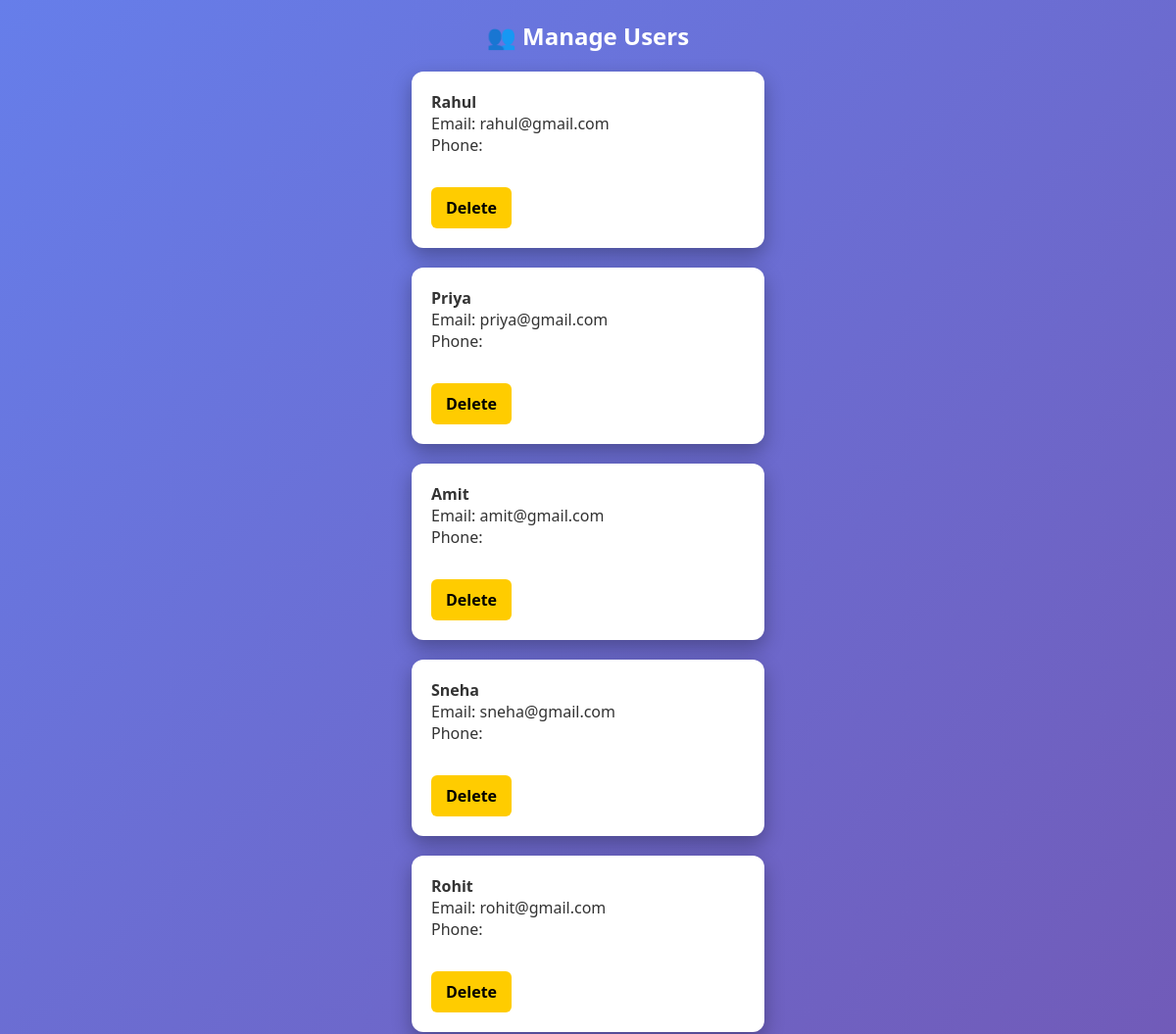
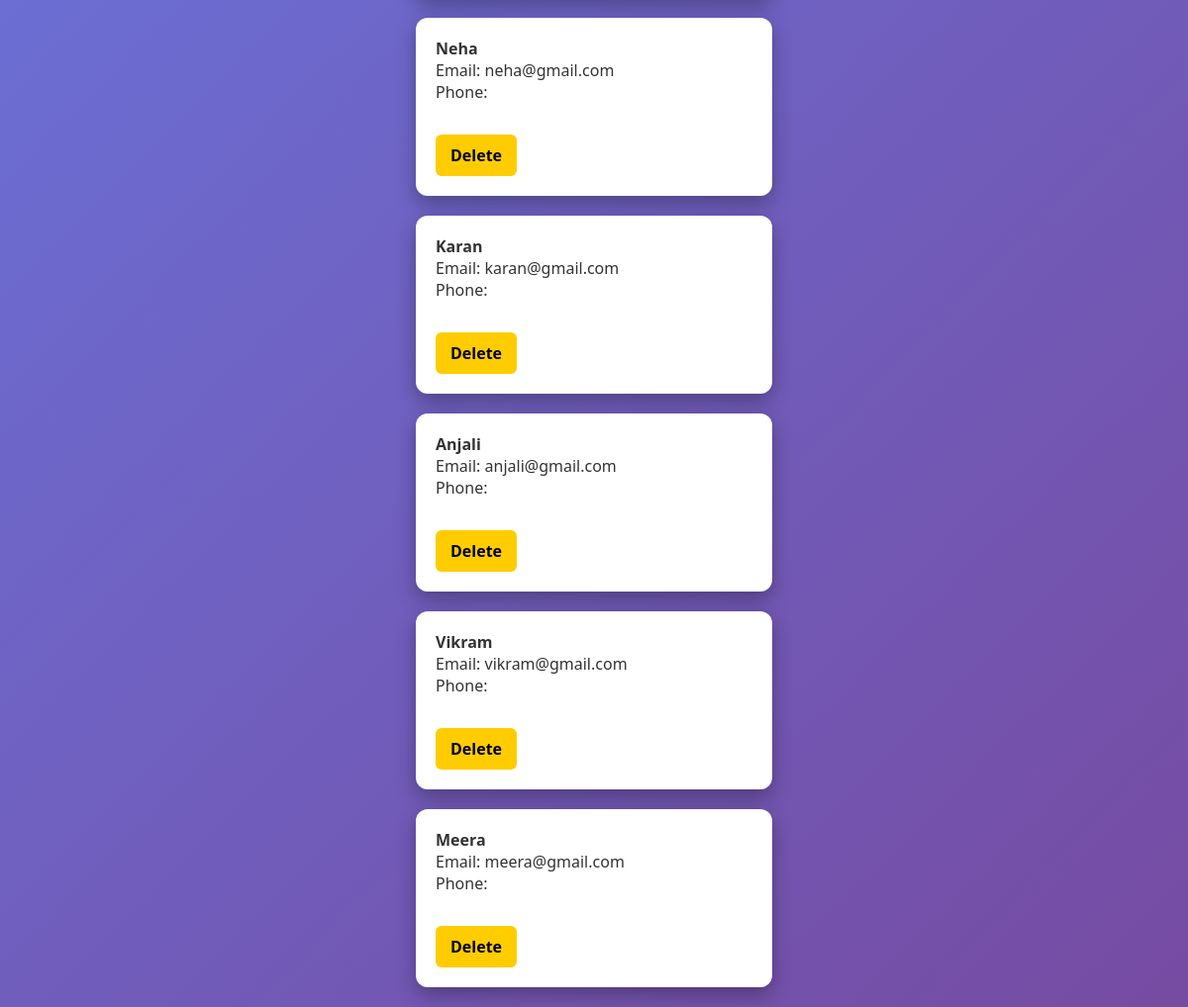
The page /admin/manage_users.php (signed in) on the database its author committed (2 pictures, top to bottom).
### tables this page shows
CREATE TABLE USER(
User_ID INT PRIMARY KEY AUTO_INCREMENT,
Name VARCHAR(100),
Email VARCHAR(100) UNIQUE,
Password VARCHAR(100),
Street VARCHAR(100),
City VARCHAR(50),
Zip_Code VARCHAR(10),
Registration_Date DATE
);

### admin/manage_users.php (the view, shortened to what this page needs)
<?php
require_once '../includes/db.php';
?>
<link rel="stylesheet" href="../assets/css/style.css">
<h2>👥 Manage Users</h2>
<?php
$res = $conn->query("SELECT * FROM USER");
while($u = $res->fetch_assoc()){
?>
<div class="card">
<b><?= $u['Name'] ?></b><br>
Email: <?= $u['Email'] ?><br>
Phone: <?= $u['Phone'] ?><br><br>
<a class="btn" href="?delete=<?= $u['User_ID'] ?>"
onclick="return confirm('Delete this user?')">Delete</a>
</div>
<?php } ?>

### assets/css/style.css (style rules this page uses)
h1, h2, h3 { margin-top: 20px; }
.card { background: #ffffff; color: #333; margin: 20px auto; padding: 20px; width: 320px; border-radius: 12px; box-shadow: 0 8px 20px rgba(0,0,0,0.3); text-align: left; }
.btn { display: inline-block; padding: 10px 15px; background: #ffcc00; color: #000; border: none; border-radius: 6px; text-decoration: none; cursor: pointer; margin-top: 10px; font-weight: bold; }
a { text-decoration: none; }

### rows shown on the page
user: Name "Rahul", Email "rahul@gmail.com"
user: Name "Priya", Email "priya@gmail.com"
user: Name "Amit", Email "amit@gmail.com"
user: Name "Sneha", Email "sneha@gmail.com"
user: Name "Rohit", Email "rohit@gmail.com"
user: Name "Neha", Email "neha@gmail.com"
user: Name "Karan", Email "karan@gmail.com"
user: Name "Anjali", Email "anjali@gmail.com"
user: Name "Vikram", Email "vikram@gmail.com"
user: Name "Meera", Email "meera@gmail.com"
